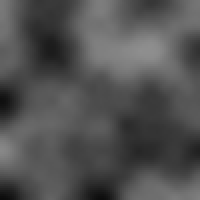
Frame 1 (no input)
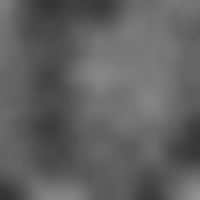
Frame 60 (no input)
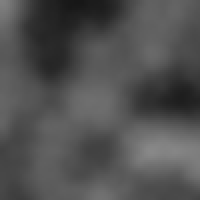
Frame 120 (the mouse pressed at the canvas centre since frame 60)

The p5.js sketch that drew these frames (run headless with seeded random() and noise() and a simulated clock; from frame 60 on, the mouse is pressed at the canvas centre):

// p5.js sketch
// ── sketch.js
let scale = 2
let xoff =0
let yoff =0
let zoff =0
let increment = 0.04

function setup() {
  createCanvas(200, 200);

  noiseDetail(15,0.25)
}

function draw() {

  yoff = 0
  for(let y = 0; y < height / scale; y++){
    xoff = 0
    for(let x = 0; x < width / scale; x++){
      noStroke()
      fill(noise(xoff,yoff, zoff) * 255 )
      rect(x * scale, y * scale, scale)

      xoff+=increment
    }
    yoff += increment
  }

  zoff+=increment
}

// ── style.css
html, body {
  margin: 0;
  padding: 0;
}

*{
  background-color: rgb(60, 60, 60);
}

canvas {
  display: block;
}
